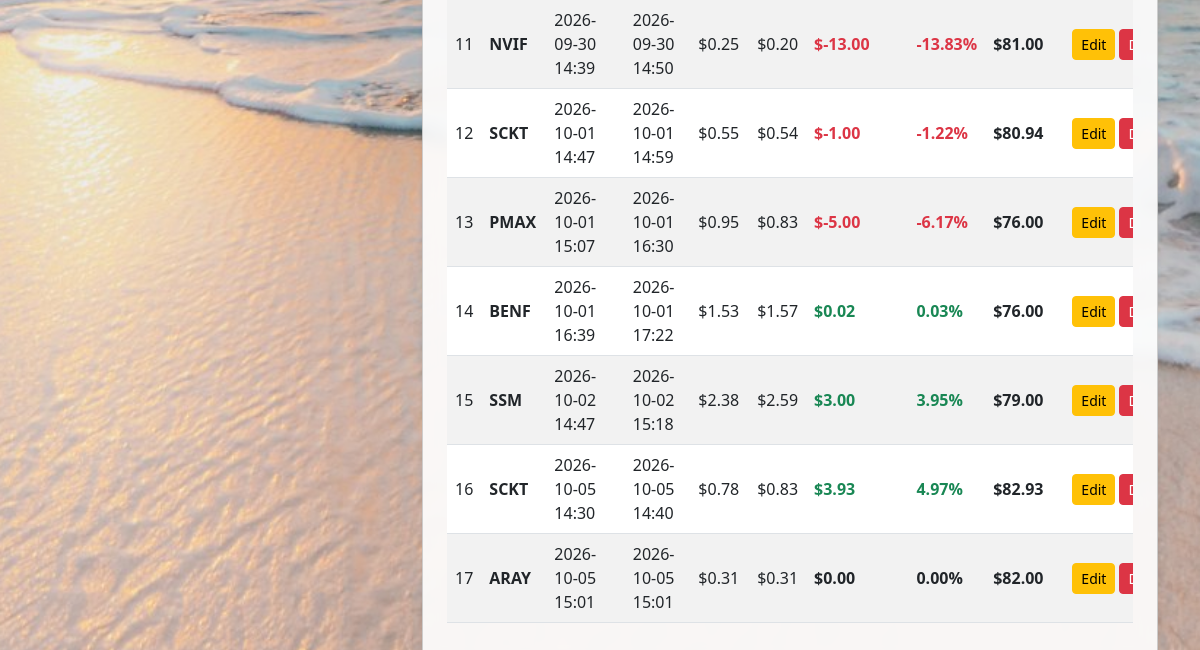
/ibkr (lower part), run on an earlier commit of the app's database.
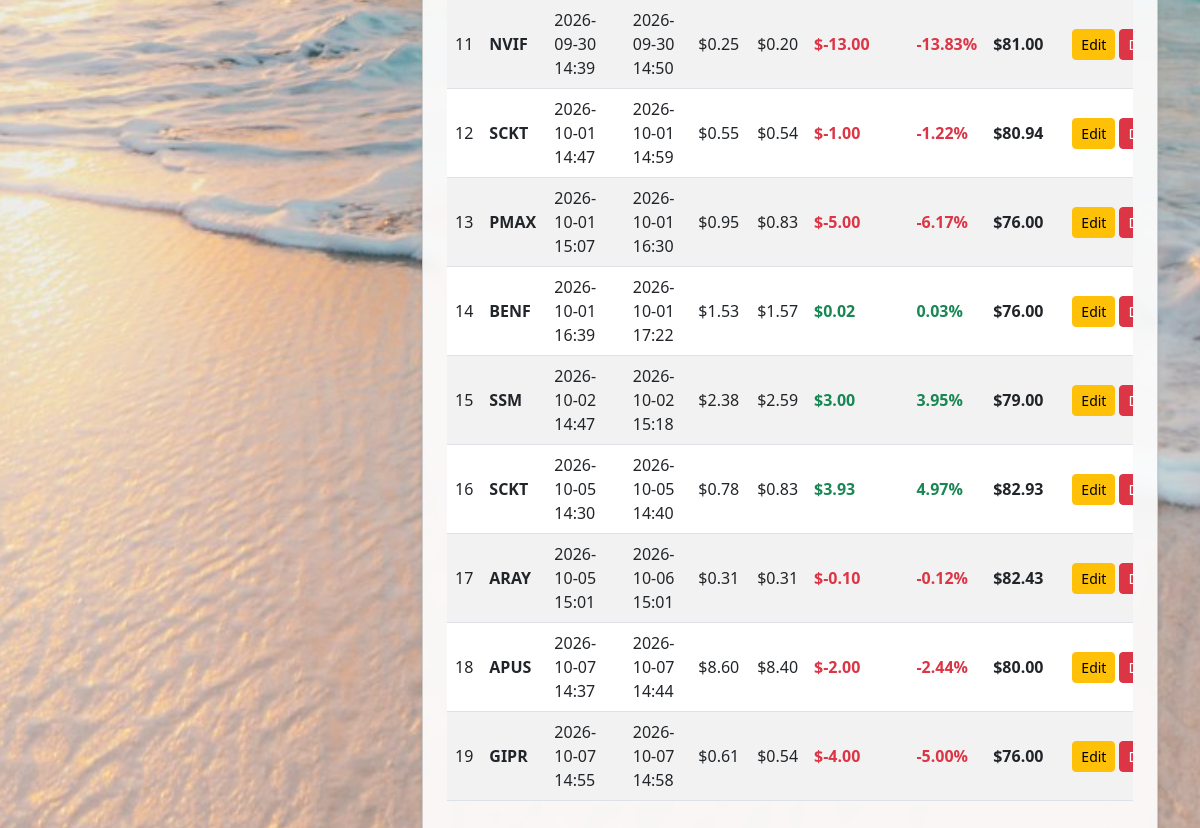
And on a later commit of the database.
### flask_app.py (models this page shows)
class IBKRTrade(db.Model):
    id = db.Column(db.Integer, primary_key=True)
    ticker = db.Column(db.String(20), nullable=False)
    time_entered = db.Column(db.String(50), nullable=False)
    time_exited = db.Column(db.String(50), nullable=False)
    entry_price = db.Column(db.Float, nullable=False, default=0.0)
    exit_price = db.Column(db.Float, nullable=False, default=0.0)
    pnl = db.Column(db.Float, nullable=False, default=0.0)
    balance = db.Column(db.Float, nullable=False, default=0.0)
    timestamp = db.Column(db.DateTime, default=datetime.utcnow)

### flask_app.py (the view, shortened to what this page needs)
@app.route('/ibkr', methods=['GET', 'POST'])
def ibkr_trades():
    all_ibkr_trades = IBKRTrade.query.order_by(IBKRTrade.id.asc()).all()
    return render_template('ibkr.html', trades=all_ibkr_trades)

### flask_app.py (called while the page is built)
def get_active_account():
    try:
        account = db.session.get(Account, int(request.cookies.get('account_id', '')))
    except ValueError:
        account = None
    return account or Account.query.order_by(Account.id.asc()).first()

@app.context_processor
def inject_accounts():
    return {
        'accounts': Account.query.order_by(Account.id.asc()).all(),
        'active_account': get_active_account(),
        'account_summary': account_summary,
    }

### templates/ibkr.html (shortened to what this page needs)
<!DOCTYPE html>
<html lang="en">
<head>
    <link href="https://cdn.jsdelivr.net/npm/bootstrap@5.3.0/dist/css/bootstrap.min.css" rel="stylesheet">
</head>
<body class="wallpaper-bg">
    <div class="container py-3">
        <div class="row g-4">
            <div class="col-lg-4">
            </div>
            <div class="col-lg-8">
                <div class="card shadow-sm p-4">
                    <div class="table-responsive">
                        <table class="table table-striped table-hover align-middle">
                            <tbody>
                                {% for trade in trades %}
                                {% set starting_balance = trade.balance - trade.pnl %}
                                {% set pct = (trade.pnl / starting_balance * 100) if starting_balance > 0 else 0 %}
                                <tr>
                                    <td>{{ trade.id }}</td>
                                    <td><strong>{{ trade.ticker }}</strong></td>
                                    <td>{{ trade.time_entered.replace('T', ' ') }}</td>
                                    <td>{{ trade.time_exited.replace('T', ' ') }}</td>
                                    <td>${{ "%.2f"|format(trade.entry_price) }}</td>
                                    <td>${{ "%.2f"|format(trade.exit_price) }}</td>
                                    <td>
                                        <span class="fw-bold {{ 'text-success' if trade.pnl > 0 else ('text-danger' if trade.pnl < 0 else '') }}">
                                            ${{ "%.2f"|format(trade.pnl) }}
                                        </span>
                                    </td>
                                    <td>
                                        <span class="fw-bold {{ 'text-success' if pct > 0 else ('text-danger' if pct < 0 else '') }}">
                                            {{ "%.2f"|format(pct) }}%
                                        </span>
                                    </td>
                                    <td>
                                        <span class="fw-bold">
                                            ${{ "%.2f"|format(trade.balance) }}
                                        </span>
                                    </td>
                                    <td>
                                        <div class="d-flex gap-1">
                                            <a href="/ibkr/edit/{{ trade.id }}" class="btn btn-sm btn-warning">Edit</a>
                                            <form action="/ibkr/delete/{{ trade.id }}" method="POST" onsubmit="return confirm('Delete this IBKR trade?');">
                                                <button type="submit" class="btn btn-sm btn-danger">Delete</button>
                                            </form>
                                        </div>
                                    </td>
                                </tr>
                                {% else %}
                                <tr>
                                    <td colspan="10" class="text-center text-muted py-4">No IBKR trades logged yet.</td>
                                </tr>
                                {% endfor %}
                            </tbody>
                        </table>
                    </div>
                </div>
            </div>
        </div>
    </div>
</body>
</html>

What changed in the data, as far as the page shows it:
changed IBKRTrade "ARAY": time_exited.replace "2026-10-05 15:01" → "2026-10-06 15:01"; pnl "0.00" → "-0.10"; pnl "0.00" → "-0.12"; balance "82.00" → "82.43"
added IBKRTrade: id "18", ticker "APUS", time_entered.replace "2026-10-07 14:37", time_exited.replace "2026-10-07 14:44", entry_price "8.60", exit_price "8.40", pnl "-2.00", pct "-2.44", balance "80.00"
added IBKRTrade: id "19", ticker "GIPR", time_entered.replace "2026-10-07 14:55", time_exited.replace "2026-10-07 14:58", entry_price "0.61", exit_price "0.54", pnl "-4.00", pct "-5.00", balance "76.00"
